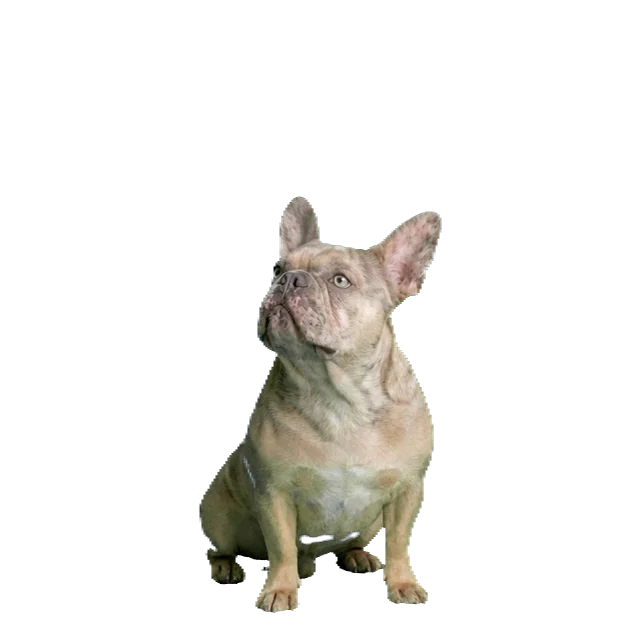
#> input picture assets/sweep/0_1.webp, 640 x 640 px; its folder holds only this picture in this run
$ python build_look_frames.py
#> lines starting #> are read from the running program, lines starting #| are printed output that depends on the picture; after the words box and inside, x2 and y2 are one past the last pixel; in counts of white or black regions, pixels touching at a corner belong together
"""Crisp head-tracking frames: real video frames only, never blended.

usage: python3 tools/build_look_frames.py

Input:  assets/sweep/{row}_{i}.webp   (full frames from tools/build_sweeps.py)
Output: assets/look/{row}_{i}.webp    the same frames cropped to the area the dog
                                     ever covers (saves memory), plus meta.json

The app shows exactly one of these at a time (head and body from the same video
frame), so there is never a blended or ghosted in-between.
"""
import glob, json, os, re
import numpy as np
from PIL import Image

ROOT = os.path.join(os.path.dirname(__file__), '..')
files = sorted(glob.glob(f'{ROOT}/assets/sweep/*_*.webp'))
idx = [tuple(map(int, re.findall(r'(\d+)_(\d+)\.webp$', f)[0])) for f in files]
rows, cols = max(r for r, _ in idx) + 1, max(i for _, i in idx) + 1
ims = {k: np.asarray(Image.open(f).convert('RGBA')) for k, f in zip(idx, files)}
#> ims = 1 item
H, W = next(iter(ims.values())).shape[:2]
#> H = 640; W = 640
mask = np.zeros((H, W), bool)
for a in ims.values():
    mask |= a[..., 3] > 2
#> this loop made 1 pass
#> pass 1, `mask |= a[..., 3] > 2`:
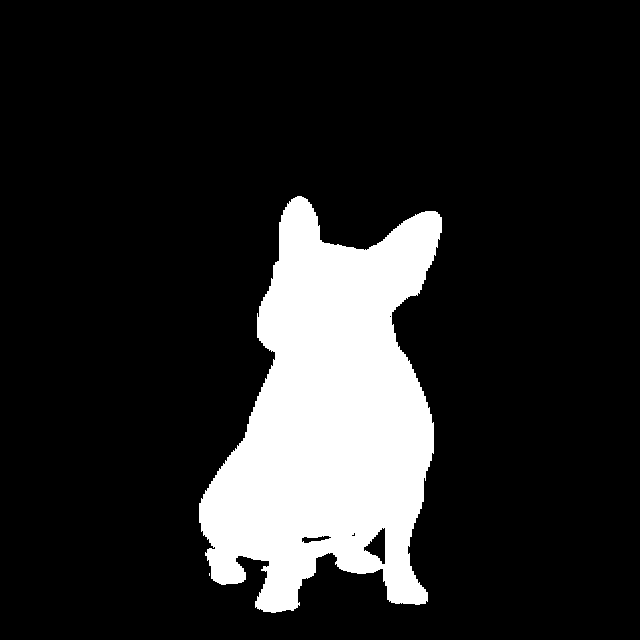
#> mask: shape (640, 640) bool; 15.3% white; 2 white regions (1 under 20 px), largest, box (x1, y1, x2, y2) and area: (199, 196, 442, 613) 62576
ys, xs = np.nonzero(mask)
x0, y0 = max(0, xs.min() - 2), max(0, ys.min() - 2)
#> x0 = 197; y0 = 194
x1, y1 = min(W, xs.max() + 3), min(H, ys.max() + 3)
#> x1 = 444; y1 = 615
os.makedirs(f'{ROOT}/assets/look', exist_ok=True)
for (r, i), a in ims.items():
    Image.fromarray(a[y0:y1, x0:x1]).save(f'{ROOT}/assets/look/{r}_{i}.webp', quality=90, method=6)
#> this loop made 1 pass
#> (r, i) on pass 1: (0, 1)
#> pass 1, `Image.fromarray(a[y0:y1, x0:x1]).save(f'{ROOT}/assets/look/{r}_{i}.web..`:
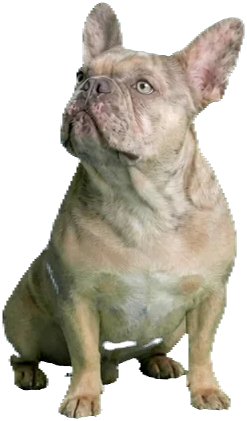
#> saved as 0_1.webp: PIL image 247x421 RGBA; mean R, G, B, A 94.1, 88.8, 75.9, 150; transparent parts drawn white
meta = {'rows': rows, 'cols': cols, 'x': int(x0), 'y': int(y0), 'w': int(x1 - x0), 'h': int(y1 - y0), 'frame': W}
#> meta = {'rows': 1, 'cols': 2, 'x': 197, 'y': 194, 'w': 247, 'h': 421, 'frame': 640}
json.dump(meta, open(f'{ROOT}/assets/look/meta.json', 'w'))
print(meta, f'{len(ims)} frames')
#| {'rows': 1, 'cols': 2, 'x': 197, 'y': 194, 'w': 247, 'h': 421, 'frame': 640} 1 frames
